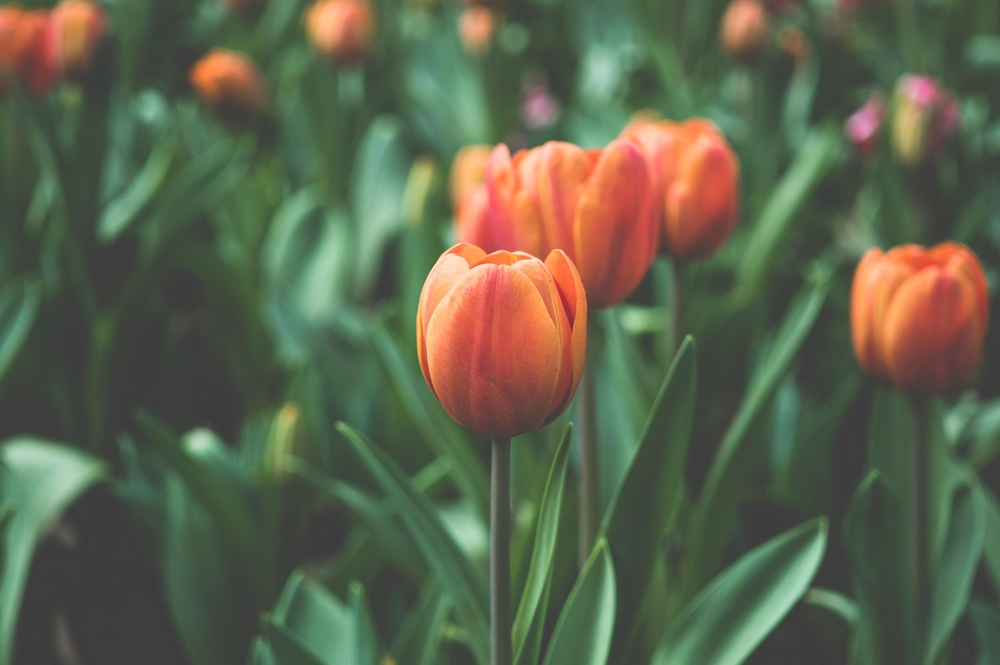
#> input picture Semana 6/Lista 05/tulipa.jpg, 1000 x 665 px, shrunk from 4310 x 2864 before the run
$ python exercicio05.py
#> lines starting #> are read from the running program, lines starting #| are printed output that depends on the picture
from PIL import Image, ImageFilter

img = Image.open('tulipa.jpg')
#> img is the input picture: PIL image 1000x665 RGB; mean R, G, B 93.9, 99.8, 77.1
matriz = img.load()

for i in range(img.size[0]):
    for j in range(img.size[1]):
        r = matriz[i,j][0]
        g = 0 #g = matriz[i,j][1]
        b = 0 #b = matriz[i,j][2]
        matriz[i,j] = (r,g,b)

img.save('camada_r.jpg')
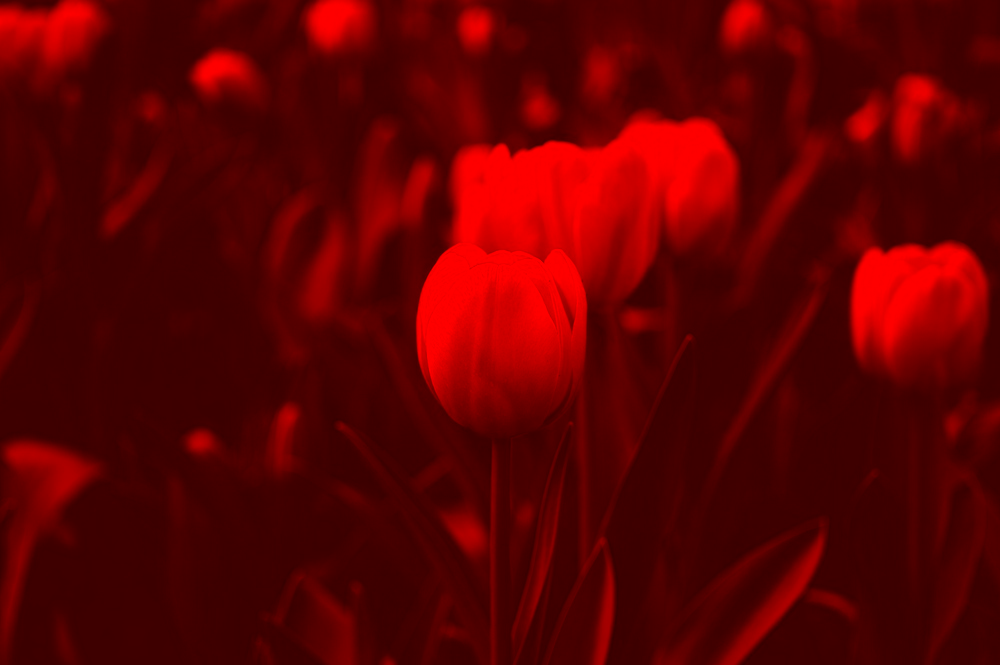
#> saved as camada_r.jpg: PIL image 1000x665 RGB; mean R, G, B 93.9, 0, 0

img = Image.open('tulipa.jpg')
matriz = img.load()

for i in range(img.size[0]):
    for j in range(img.size[1]):
        r = 0 #r = matriz[i,j][0]
        g = matriz[i,j][1]
        b = 0 #b = matriz[i,j][2]
        matriz[i,j] = (r,g,b)

img.save('camada_g.jpg')
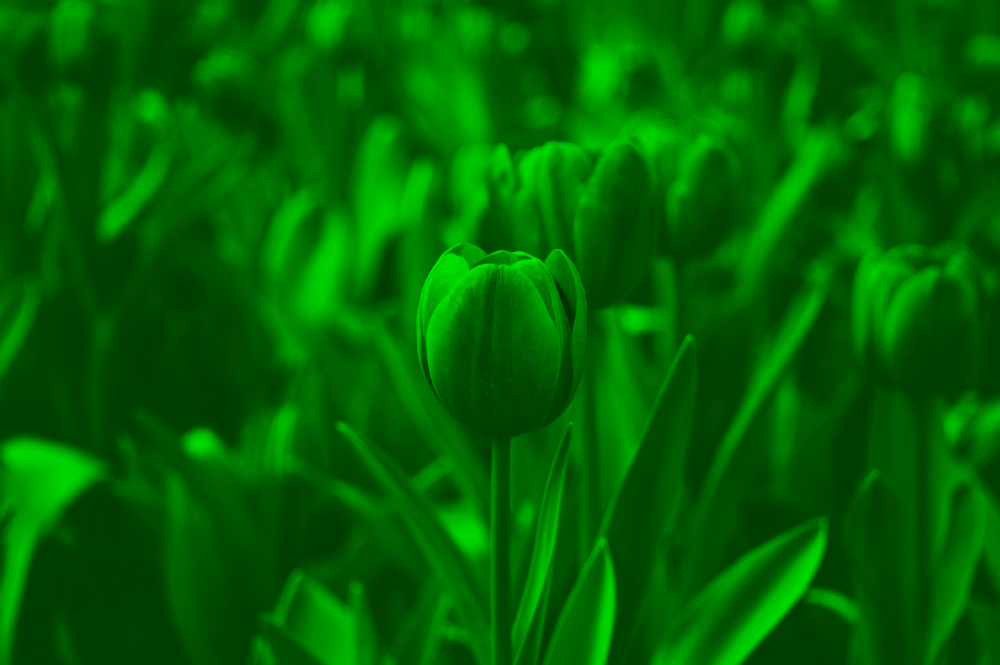
#> saved as camada_g.jpg: PIL image 1000x665 RGB; mean R, G, B 0, 99.8, 0

img = Image.open('tulipa.jpg')
matriz = img.load()

for i in range(img.size[0]):
    for j in range(img.size[1]):
        r = 0 #r = matriz[i,j][0]
        g = 0 #g = matriz[i,j][1]
        b = matriz[i,j][2]
        matriz[i,j] = (r,g,b)

img.save('camada_b.jpg')
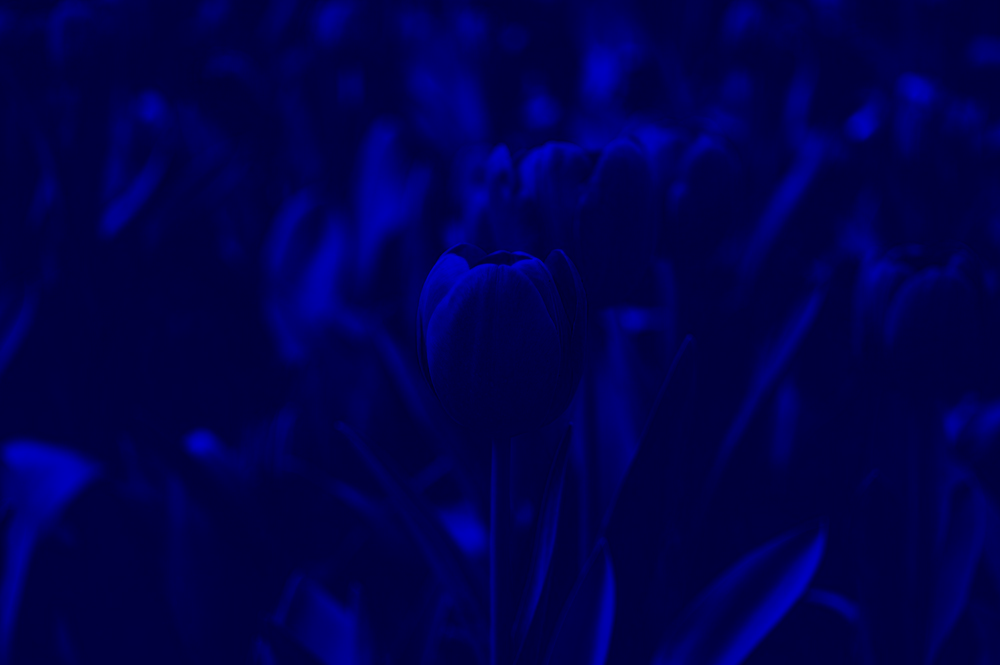
#> saved as camada_b.jpg: PIL image 1000x665 RGB; mean R, G, B 0, 0, 77.1
